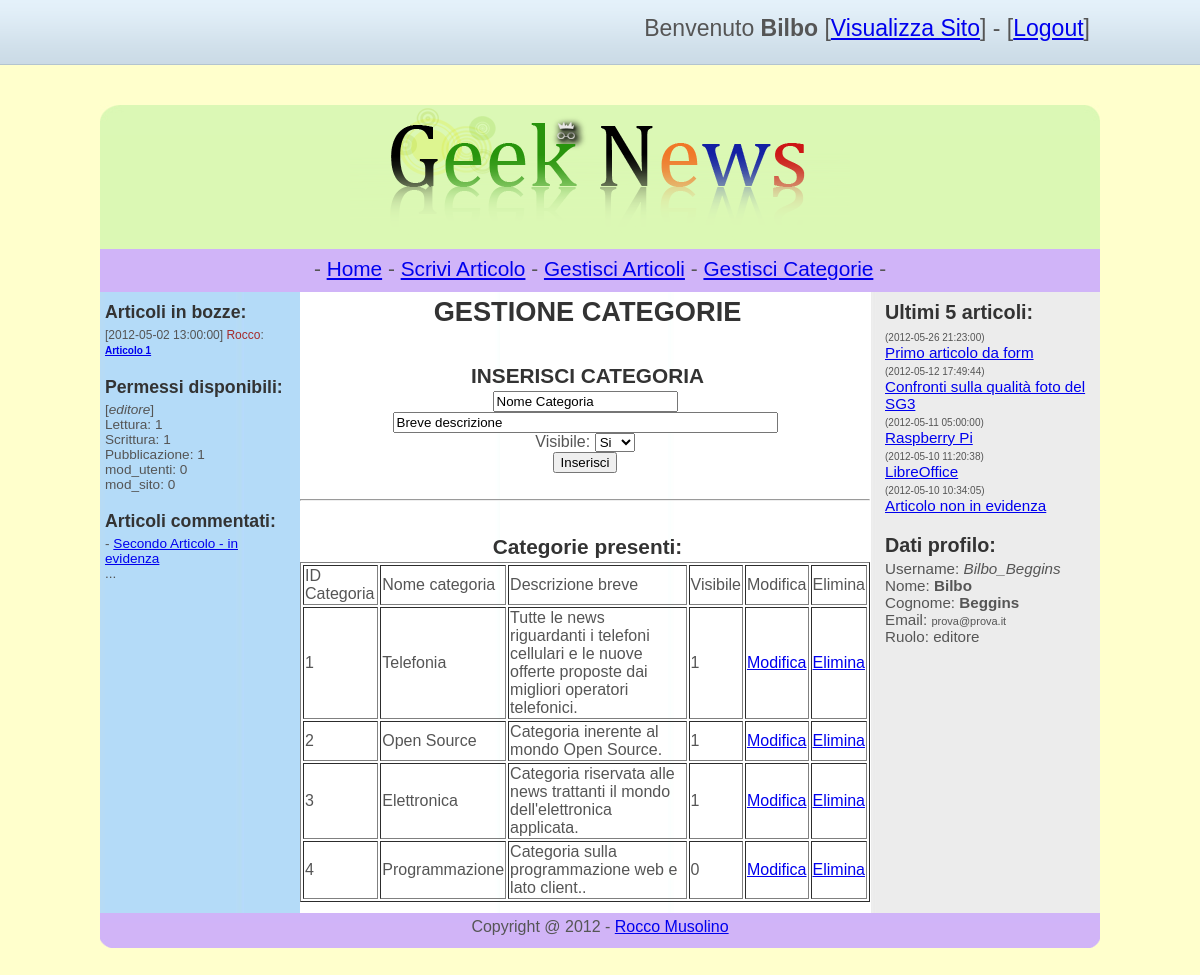
Page /progetto/admin.php?pag=gestisci-categorie (signed in) on the committed database.
### tables this page shows
CREATE TABLE IF NOT EXISTS `categorie` (
  `id_categoria` int(50) NOT NULL AUTO_INCREMENT,
  `nome_categoria` varchar(50) NOT NULL,
  `descr_breve` text,
  `visibile` int(1) NOT NULL,
  PRIMARY KEY (`id_categoria`)
);

CREATE TABLE IF NOT EXISTS `articoli` (
  `id_articolo` int(50) NOT NULL AUTO_INCREMENT,
  `titolo` text NOT NULL,
  `testo` text NOT NULL,
  `meta_description` text NOT NULL,
  `id_categoria` int(50) NOT NULL,
  `tags` text,
  `id_autore` int(50) NOT NULL,
  `data` datetime NOT NULL,
  `in_evidenza` int(1) NOT NULL DEFAULT '0',
  `pubblicato` int(1) NOT NULL DEFAULT '0',
  PRIMARY KEY (`id_articolo`)
);

CREATE TABLE IF NOT EXISTS `utenti` (
  `id_utente` int(50) NOT NULL AUTO_INCREMENT,
  `username` varchar(50) NOT NULL,
  `nome` text NOT NULL,
  `cognome` text NOT NULL,
  `email` varchar(30) NOT NULL,
  `password` varchar(50) NOT NULL,
  `ruolo` text NOT NULL,
  PRIMARY KEY (`id_utente`),
  UNIQUE KEY `username` (`username`)
);

CREATE TABLE IF NOT EXISTS `permessi` (
  `ruolo` varchar(20) NOT NULL,
  `lettura` int(1) NOT NULL,
  `scrittura` int(1) NOT NULL,
  `pubblicazione` int(1) NOT NULL,
  `mod_utenti` int(1) NOT NULL,
  `mod_sito` int(1) NOT NULL,
  UNIQUE KEY `ruolo` (`ruolo`)
);

CREATE TABLE IF NOT EXISTS `info_sito` (
  `nome_sito` varchar(20) NOT NULL,
  `slogan` varchar(100) NOT NULL,
  `articoli_per_pagina` int(10) NOT NULL,
  `reg_attiva` int(1) NOT NULL,
  `footer` text NOT NULL,
  `descrizione_sito` text NOT NULL,
  `keywords_sito` text NOT NULL
);

### progetto/functions/moduli/gestisci-categorie.php (the view, shortened to what this page needs)
<center><h2>GESTIONE CATEGORIE</h2></center><br/>
<p><center>
<?php
if (isset($_GET['edit_cat'])){
$id_cat = mysql_escape_string($_GET['edit_cat']);
 if (isset($_POST['aggiorna'])){
     $nome_cat = mysql_escape_string($_POST['nome_categoria']);
	 $descr_breve = mysql_escape_string($_POST['descr_breve']);
	 $visibile = mysql_escape_string($_POST['visibile']);
	 mysql_query("UPDATE `categorie` SET  `nome_categoria` =  '$nome_cat',
`descr_breve` =  '$descr_breve',
`visibile` =  '$visibile' WHERE `id_categoria` = $id_cat;") or die("Errore nell'aggiornamento della categoria.".mysql_error());
	 echo "<font color='green' size='5'>Categoria aggiornata!</font><br/>";
	 }
$categoria = mysql_fetch_array(mysql_query("SELECT * FROM categorie WHERE `id_categoria` = $id_cat"));
 ?>
 <h3>Modifica Categoria:</h3>
 <form action='' method='POST'>
<input type='hidden' value='1' name='aggiorna'>
ID Categoria: <input type='text' name='id_categoria' value='<?php echo $categoria['id_categoria']; ?>' disabled='disabled'><br/>
Nome Categoria: <input type='text' name='nome_categoria' value='<?php echo $categoria['nome_categoria']; ?>'><br/>
Descrizione breve: <input type='text' name='descr_breve' value='<?php echo $categoria['descr_breve']; ?>' size='45'><br/>
Visibile:
<select name='visibile'>
<?php
if ($categoria['visibile'])
echo "<option value='1' selected>Si</option>
<option value='0'>No</option>";
else
echo "<option value='1'>Si</option>
<option value='0' selected>No</option>";
?>
</select>
<br/>
<input type='submit' value='Aggiorna Categoria'>
</form>
 <?php
}else{
if (@$_POST['form_inviato']){
$nome_cat = mysql_escape_string($_POST['nome_categoria']);
$descrizione_breve  = mysql_escape_string($_POST['descr_breve']);
$visibile  = mysql_escape_string($_POST['visibile']);
mysql_query("INSERT INTO `categorie` (
`id_categoria` ,
`nome_categoria` ,
`descr_breve` ,
`visibile`
)
VALUES (
NULL ,  '$nome_cat',  '$descrizione_breve',  '$visibile'
);
") OR die("Errore nell'inserimento di una nuova categoria!".mysql_error());
echo "<font color='green' size='5'>Categoria inserita!</font><br/>";
}else{
 ?>
<h3>INSERISCI CATEGORIA</h3>
<form action='' method='POST'>
<input type='text' name='nome_categoria' value='Nome Categoria'><br/>
<input type='text' name='descr_breve' value='Breve descrizione' size='45'><br/>
Visibile:
<select name='visibile'>
<option value='1'>Si</option>
</select>
<br/>
<input type='submit' value='Inserisci'>
</form><br/>
<?php } } ?>
<hr/>
<br/>
<h3>Categorie presenti:</h3>
<table border='1'>
<tr><td>ID Categoria</td><td>Nome categoria</td><td>Descrizione breve</td><td>Visibile</td><td>Modifica</td><td>Elimina</td></tr>
<?php
$qry_cat = mysql_query("SELECT * FROM categorie");
while($cat = mysql_fetch_array($qry_cat)){
echo "<tr><td>$cat[id_categoria]</td><td>$cat[nome_categoria]</td><td>$cat[descr_breve]</td><td>$cat[visibile]</td><td><a href='$_SERVER[PHP_SELF]?pag=gestisci-categorie&edit_cat=$cat[id_categoria]'>Modifica</a></td><td><a href='$_SERVER[PHP_SELF]?pag=gestisci-categorie&delete=$cat[id_categoria]' onClick=\"return confirm('Sei sicuro di voler cancellare questa categoria?');\">Elimina</a></td></tr>";
}
?>
</table>
</center>
</p>

### progetto/functions/amministra.php (shortened to what this page needs)
<?php
$footer = mysql_fetch_array(mysql_query("SELECT footer FROM `info_sito`"));
$footer = $footer['footer'];
$permessi = mysql_fetch_array(mysql_query("SELECT * FROM `permessi` WHERE `ruolo` = '$_SESSION[ruolo]'"));
?>
<!DOCTYPE HTML PUBLIC "-//W3C//DTD HTML 4.01//EN" "http://www.w3.org/TR/html4/strict.dtd">
<html>
<head>
<link href="style.css" rel="stylesheet" type="text/css">
    <link rel="stylesheet" href="style-login.css" />
</head>
<body>
   <div id="bar">
     <div style="width: 1000px; margin: 0 auto">
            <div id="loginContainer">
			<?php
			if (@$_SESSION['login'] == "ok"){
			 echo "<span style='font-size:23px'>Benvenuto <b>$_SESSION[nome]</b> [<a href='index.php'>Visualizza Sito</a>] - [<a href='index.php?logout=1'>Logout</a>]</span>";
			  }
			  ?>
            </div>
	  </div>
	</div>
<div id="container">
<div id="header"><center><img src="images/Logo.png" border="0" /></center></div>
<div id="menu"><center><?php include("moduli/pca_menu.php"); ?></center></div>
<div id="main">
<div id="content">
<?php
switch(@$_GET['pag']){
case "gestisci-categorie":
include("moduli/gestisci-categorie.php");
break;
?>
<?php
}
?>
</div>
    <div id="nav">
 <?php include("moduli/sidebar_sx.php"); ?>
    </div>
</div>
   <div id="extra">
 <?php include("moduli/sidebar_dx.php"); ?>
   </div>
  <div id="footer">
   <center><p><?php echo "$footer"; ?></p></center>
  </div>
</div>
<br/><br/>
</body>
</html>

### progetto/functions/moduli/sidebar_sx.php (shortened to what this page needs)
	 <?php
if ($permessi['pubblicazione']){
echo "<h3>Articoli in bozze:</h3>";
$qry_art_bozze = mysql_query("SELECT username, titolo, data, id_articolo, id_autore FROM articoli JOIN utenti ON (id_autore = id_utente) WHERE pubblicato = 0") or die("Errore nell'eseguire la query".mysql_error());
while ($bozza = mysql_fetch_array($qry_art_bozze)){
?>
<p>
<span style="font-size: 12px;">[<?php echo $bozza['data']; ?>] <span style="color: brown"><?php echo $bozza['username']; ?></span>:</span><br/>
<span style="font-size: 10px; font-weight: bold"><a href='<?php echo "$_SERVER[PHP_SELF]?pag=gestisci-articoli&edit_art=$bozza[id_articolo]";?>'><?php echo $bozza['titolo'];?></a></span>
</p>
<?php
}
}
if ($permessi['scrittura']){
 $user_permessi = mysql_fetch_array(mysql_query("SELECT * FROM `permessi` WHERE `ruolo` = '$_SESSION[ruolo]'"));
   echo "<h3>Permessi disponibili:</h3>
<p>
[<em>$_SESSION[ruolo]</em>]<br/>
Lettura: $user_permessi[lettura]<br/>
Scrittura: $user_permessi[scrittura]<br/>
Pubblicazione: $user_permessi[pubblicazione]<br/>
mod_utenti: $user_permessi[mod_utenti]<br/>
mod_sito: $user_permessi[mod_sito]
</p>";
}
if ($permessi['lettura']) {
echo "<h3>Articoli commentati:</h3><p>";
$n_art_comm = 5;
$art_comm_qry = mysql_query("SELECT titolo, id_articolo, art_commentato FROM `commenti` JOIN articoli ON (id_articolo = art_commentato) WHERE utente = '$_SESSION[username]' GROUP BY id_articolo LIMIT 0, $n_art_comm") or die("Errore esecuzione query articoli commentati.".mysql_error());
while($art_comm = mysql_fetch_array($art_comm_qry)){
echo "- <a href='index.php?id_articolo=$art_comm[id_articolo]' target='_new'>$art_comm[titolo]</a><br/>";
}
echo "...</p>";
}
?>

### progetto/functions/moduli/sidebar_dx.php (shortened to what this page needs)
<?php
if ($permessi['scrittura']){
$art_max = 5;
echo "<h3>Ultimi $art_max articoli:</h3><p>";
$q_articles = mysql_query("SELECT titolo, id_articolo, data FROM articoli ORDER BY id_articolo DESC LIMIT 0, $art_max");
while($l_art = mysql_fetch_array($q_articles)){
echo "<span style='font-size: 10px'>($l_art[data])</span><br/><a href='$_SERVER[PHP_SELF]?pag=gestisci-articoli&edit_art=$l_art[id_articolo]' target='_new'>$l_art[titolo]</a><br/>";
}
echo "</p>";
}
if ($permessi['lettura']){
echo "<h3>Dati profilo:</h3>";
$q_profilo = mysql_query("SELECT * FROM utenti WHERE id_utente = $_SESSION[id_utente]");
$profilo = mysql_fetch_array($q_profilo);
echo "<p>Username: <em>$profilo[username]</em><br/>
Nome: <b>$profilo[nome]</b><br/>
Cognome: <b>$profilo[cognome]</b><br/>
Email: <span style='font-size: 11px'>$profilo[email]</span><br/>
Ruolo: $profilo[ruolo]<br/>
</p>";
}
?>

### progetto/style.css (style rules this page uses)
html,body { margin:0;padding:0 }
body { font: 100.01% "Trebuchet MS",Verdana,Arial,sans-serif; background: #FFFFCC; color: #555; text-align:center; }
h2,h3,h4 { margin:0;padding-left: 5px;padding-top:5px;line-height: 30px;color: #333; }
h2 { font-size: 170% }
h3 { font-size: 130% }
p { margin: 0 5px; padding: 0 0 0.7em }
div#container { width:1000px; height: auto; margin: 0 auto; margin-top:40px; background: url(images/3col.jpg) repeat-y;text-align:left; }
div#header { background-color: #DBF8B4; width:1000px; background-image: url(images/top-header-bg.jpg); background-repeat: no-repeat }
div#main { float:left;width:770px; height:auto }
div#content { float:right;width:570px; height: auto; margin-left: auto }
div#nav { float:left;width:200px; height: auto; font-size:85% }
div#extra { float:right;width:220px;font-size:95%; margin-left: auto; }
div#footer { clear:both;width:100%;padding-top:5px; background-color: #D0B4F8; background-image: url(images/bottom-footer-bg.jpg); background-repeat: no-repeat; background-position: bottom left }
div#menu { width: 1000px; height: 35px; background: #D0B4F8; padding-top:8px; font-size:130% }

### progetto/style-login.css (style rules this page uses)
#bar { width:100%; height:35px; padding:15px 0; background:url(images/bar.png) repeat-x; }
#loginContainer { position:relative; float:right; font-size:12px; margin-right: 10px; }

### rows in the picture
categorie: id_categoria "1", nome_categoria "Telefonia", descr_breve "Tutte le news riguardanti i telefoni cellulari e le nuove offerte proposte dai migliori operatori telefonici.", visibile "1"
categorie: id_categoria "2", nome_categoria "Open Source", descr_breve "Categoria inerente al mondo Open Source.", visibile "1"
categorie: id_categoria "3", nome_categoria "Elettronica", descr_breve "Categoria riservata alle news trattanti il mondo dell'elettronica applicata.", visibile "1"
categorie: id_categoria "4", nome_categoria "Programmazione", descr_breve "Categoria sulla programmazione web e lato client..", visibile "0"
articoli: data "2012-05-02 13:00:00", utenti.username "Rocco", titolo "Articolo 1"
permessi: lettura "1", scrittura "1", pubblicazione "1", mod_utenti "0", mod_sito "0", scrittura "5"
articoli: titolo "Secondo Articolo - in evidenza"
articoli: data "2012-05-26 21:23:00", titolo "Primo articolo da form"
articoli: data "2012-05-12 17:49:44", titolo "Confronti sulla qualità foto del SG3"
articoli: data "2012-05-11 05:00:00", titolo "Raspberry Pi"
articoli: data "2012-05-10 11:20:38", titolo "LibreOffice"
articoli: data "2012-05-10 10:34:05", titolo "Articolo non in evidenza"
utenti: username "Bilbo_Beggins", nome "Bilbo", cognome "Beggins", email "prova@prova.it", ruolo "editore"
info_sito: footer "Copyright @ 2012 - Rocco Musolino"

### other values in the picture
$_SESSION[nome] "Bilbo"
$stringa "-"
$_SESSION[ruolo] "editore"
